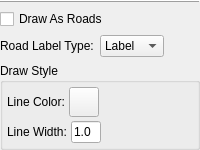
                        <widget class="QWidget" name="linePage">
                          <attribute name="id">
                            <number>1</number>
                          </attribute>
                          <layout class="QGridLayout">
                            <property name="margin">
                              <number>0</number>
                            </property>
                            <item row="0" column="0">
                              <layout class="QVBoxLayout">
                                <item rowspan="1">
                                  <widget class="QFrame" name="unnamed">
                                    <property name="frameShape">
                                      <enum>QFrame::HLine</enum>
                                    </property>
                                    <property name="frameShadow">
                                      <enum>QFrame::Raised</enum>
                                    </property>
                                  </widget>
                                </item>
                                <item>
                                  <layout class="QHBoxLayout">
                                    <item>
                                      <widget class="QCheckBox" name="drawAsRoadsCheck">
                                        <property name="text">
                                          <string>Draw As Roads</string>
                                        </property>
                                      </widget>
                                    </item>
                                    <item>
                                      <spacer name="spacer31">
                                        <property name="sizeHint">
                                          <size>
                                            <width>20</width>
                                            <height>20</height>
                                          </size>
                                        </property>
                                        <property name="sizeType">
                                          <enum>QSizePolicy::Expanding</enum>
                                        </property>
                                        <property name="orientation">
                                          <enum>Qt::Horizontal</enum>
                                        </property>
                                      </spacer>
                                    </item>
                                  </layout>
                                </item>
                                <item>
                                  <layout class="QHBoxLayout">
                                    <item>
                                      <widget class="QLabel" name="roadLabelTypeLabel">
                                        <property name="enabled">
                                          <bool>true</bool>
                                        </property>
                                        <property name="text">
                                          <string>Road Label Type:</string>
                                        </property>
                                        <property name="wordWrap">
                                          <bool>false</bool>
                                        </property>
                                      </widget>
                                    </item>
                                    <item>
                                      <widget class="QComboBox" name="roadLabelTypeCombo">
                                        <property name="enabled">
                                          <bool>true</bool>
                                        </property>
                                        <item>
                                          <property name="text">
                                            <string>Label</string>
                                          </property>
                                        </item>
                                        <item>
                                          <property name="text">
                                            <string>Shield</string>
                                          </property>
                                        </item>
                                      </widget>
                                    </item>
                                    <item>
                                      <spacer name="spacer32">
                                        <property name="sizeHint">
                                          <size>
                                            <width>20</width>
                                            <height>20</height>
                                          </size>
                                        </property>
                                        <property name="sizeType">
                                          <enum>QSizePolicy::Expanding</enum>
                                        </property>
                                        <property name="orientation">
                                          <enum>Qt::Horizontal</enum>
                                        </property>
                                      </spacer>
                                    </item>
                                  </layout>
                                </item>
                                <item>
                                  <widget class="QGroupBox" name="groupBox10">
                                    <property name="title">
                                      <string>Draw Style</string>
                                    </property>
                                    <layout class="QGridLayout">
                                      <property name="margin">
                                        <number>4</number>
                                      </property>
                                      <property name="spacing">
                                        <number>4</number>
                                      </property>
                                      <item row="1" column="0">
                                        <layout class="QHBoxLayout">
                                          <item>
                                            <widget class="QLabel" name="TextLabel3_2_2_2_4_2">
                                              <property name="text">
                                                <string>Line Width:</string>
                                              </property>
                                              <property name="wordWrap">
                                                <bool>false</bool>
                                              </property>
                                            </widget>
                                          </item>
                                          <item>
                                            <widget class="QLineEdit" name="lineLineWidthEdit">
                                              <property name="sizePolicy">
                                                <sizepolicy>
                                                  <hsizetype>0</hsizetype>
                                                  <vsizetype>0</vsizetype>
                                                  <horstretch>0</horstretch>
                                                  <verstretch>0</verstretch>
                                                </sizepolicy>
                                              </property>
                                              <property name="minimumSize">
                                                <size>
                                                  <width>30</width>
                                                  <height>0</height>
                                                </size>
                                              </property>
                                              <property name="maximumSize">
                                                <size>
                                                  <width>30</width>
                                                  <height>32767</height>
                                                </size>
                                              </property>
                                              <property name="text">
                                                <string>1.0</string>
                                              </property>
                                              <property name="maxLength">
                                                <number>5</number>
                                              </property>
                                            </widget>
                                          </item>
                                          <item>
                                            <spacer name="spacer26">
                                              <property name="sizeHint">
                                                <size>
                                                  <width>20</width>
                                                  <height>20</height>
                                                </size>
                                              </property>
                                              <property name="sizeType">
                                                <enum>QSizePolicy::Expanding</enum>
                                              </property>
                                              <property name="orientation">
                                                <enum>Qt::Horizontal</enum>
                                              </property>
                                            </spacer>
                                          </item>
                                        </layout>
                                      </item>
                                      <item row="0" column="0">
                                        <layout class="QHBoxLayout">
                                          <item>
                                            <widget class="QLabel" name="textLabel2_2_2_4_2">
                                              <property name="text">
                                                <string>Line Color:</string>
                                              </property>
                                              <property name="wordWrap">
                                                <bool>false</bool>
                                              </property>
                                            </widget>
                                          </item>
                                          <item>
                                            <widget class="QPushButton" name="lineLineColorBtn">
                                              <property name="minimumSize">
                                                <size>
                                                  <width>30</width>
                                                  <height>30</height>
                                                </size>
                                              </property>
                                              <property name="maximumSize">
                                                <size>
                                                  <width>30</width>
                                                  <height>30</height>
                                                </size>
                                              </property>
                                              <property name="text">
                                                <string/>
                                              </property>
                                            </widget>
                                          </item>
                                          <item>
                                            <spacer name="spacer25">
                                              <property name="sizeHint">
                                                <size>
                                                  <width>20</width>
                                                  <height>20</height>
                                                </size>
                                              </property>
                                              <property name="sizeType">
                                                <enum>QSizePolicy::Expanding</enum>
                                              </property>
                                              <property name="orientation">
                                                <enum>Qt::Horizontal</enum>
                                              </property>
                                            </spacer>
                                          </item>
                                        </layout>
                                      </item>
                                    </layout>
                                  </widget>
                                </item>
                              </layout>
                            </item>
                          </layout>
                        </widget>
